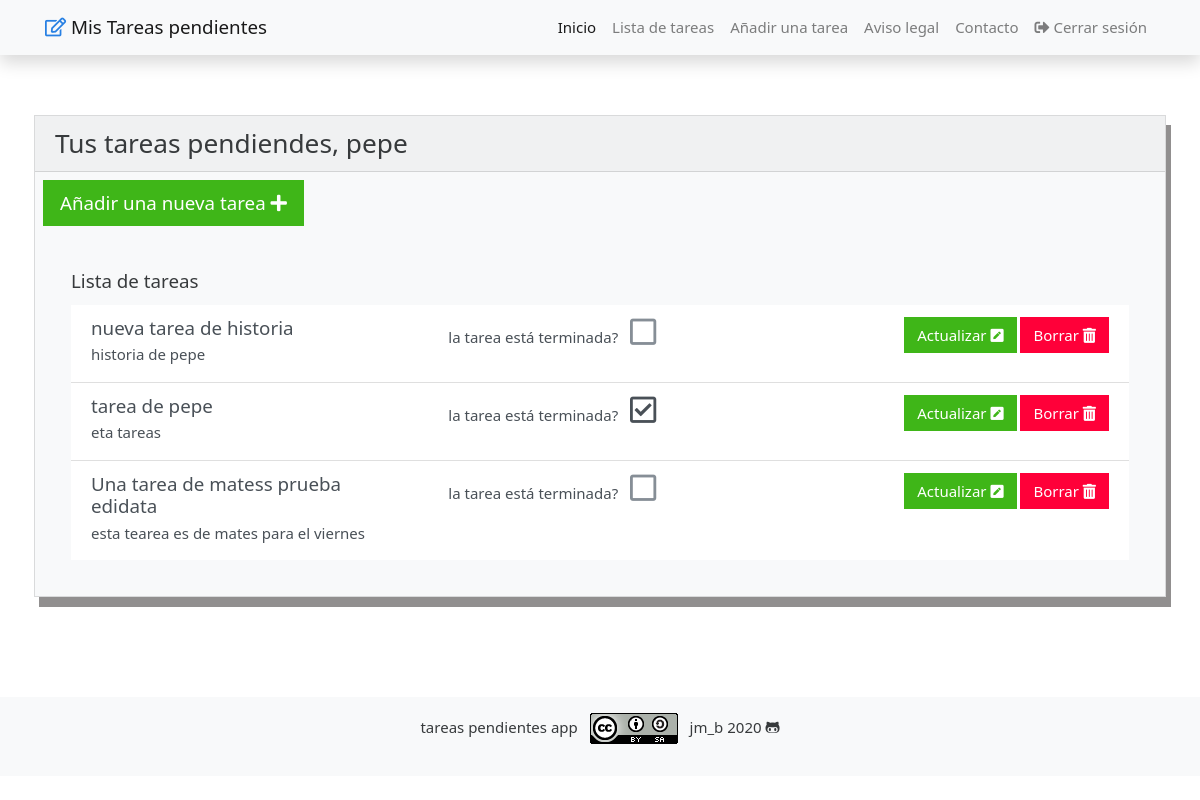
/tareas/lista/ (signed in), run on an earlier commit of the app's database.
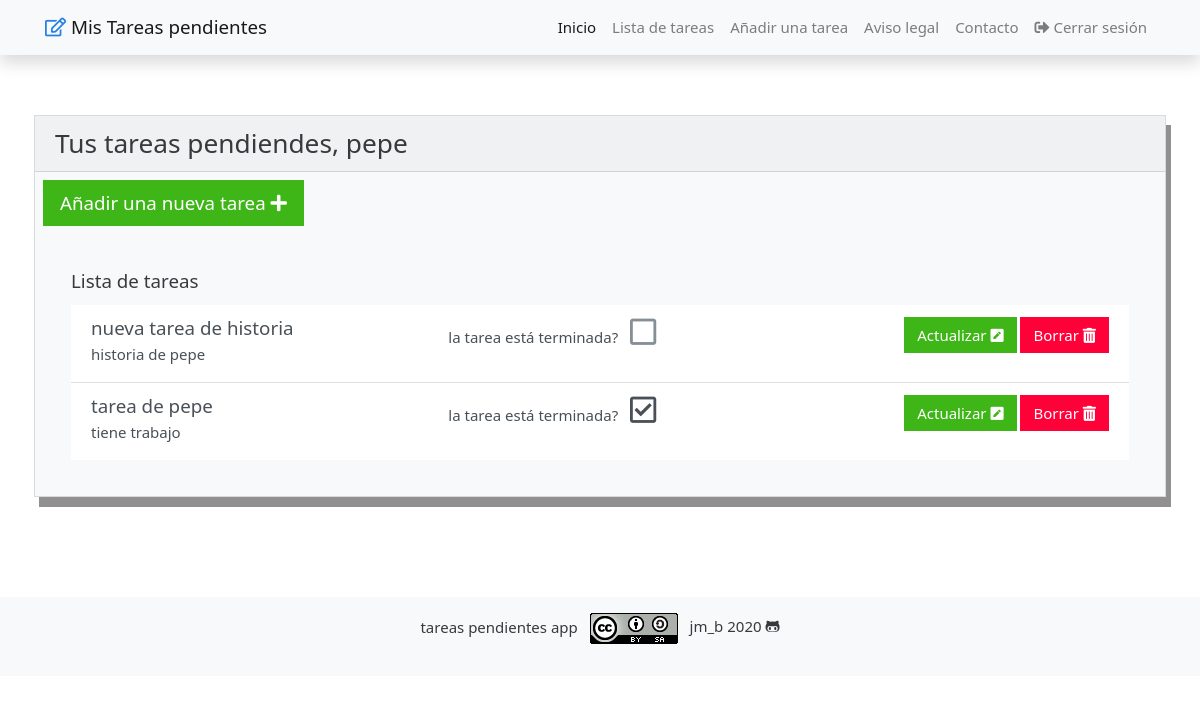
And on a later commit of the database.
### tareas/models.py (models this page shows, shortened)
class Usuario(AbstractUser):
    usuario_id = models.AutoField(primary_key=True)

class Tareas(models.Model):
    objects = None
    nombre = models.CharField(max_length=100)
    descripcion = models.TextField(max_length=300)
    terminado = models.BooleanField(default=False, null=True)
    f_creado = models.DateField(auto_now_add=False, auto_now=False, blank=True, null=True)
    f_entregado = models.DateField(auto_now_add=False, auto_now=False, blank=True, null=True)
    f_final = models.DateField(auto_now_add=False, auto_now=False, blank=True, null=True)
    tipo_tarea = models.ManyToManyField(TipoTarea, help_text="escoger un tipo de tarea")
    asignatura = models.ManyToManyField(Asignatura, help_text="escoger una asignatura")
    usuario = models.ForeignKey(settings.AUTH_USER_MODEL, on_delete=models.SET_DEFAULT, default=0)

### tareas/views.py (the view)
# urls.py: path('lista/', views.lista_tareas, name='lista_tareas'),
@login_required(login_url='login')
def lista_tareas(request):
    form = TaskForm()
    usuario = request.user
    _tareas = Tareas.objects.filter(usuario_id=usuario.usuario_id)
    return render(request, "tareas.html",  {"task_form": form, "tareas": _tareas})

### tareas/templates/tareas.html (shortened to what this page needs)
{% extends 'base.html' %}
{% block navbar %}
  {% include 'partials/navbar.html' %}
{% endblock navbar %}
{% block content %}
{% if tareas %}
  <div class="card mb-5 bg-light">
    <h3 class="card-header">Tus tareas pendiendes, {{request.user.username}}</h3>
    <span class="m-2 ">
      <a  href="{% url 'add_tarea' %}" class="btn btn-lg btn-success text-left" type="button">
        Añadir una nueva tarea
        <i class="fas fa-plus"></i>
      </a>
    </span>
    <div class="card-body m-3">
      <h5 class="card-title">Lista de tareas</h5>
      <ul class="list-group list-group-flush">
      {% for t in tareas %}
        <li class="list-group-item list-group-item-action">
          <div class="row">
            <div class="col-sm-4 ">
              <h5 class="mb-1">{{t.nombre}}</h5>
              <p class="mb-1">{{t.descripcion}}</p>
            </div>
            <div class="col-sm-4">
                 <span class="form-check-label mx-2">la tarea está terminada?</span>
                {% if t.terminado %}
                  <i class="far fa-check-square"  style="font-size: 2em; color: #212529B;"></i>
                {% else %}
                  <i class="far fa-square"  style="font-size: 2em; color: #868e96;"></i>
            </div>
            <div class="col-sm-4">
              <div class="float-right">
                <a href="{% url 'update_tarea' t.id %}" class="btn btn-success">
                  Actualizar
                  <i class="fas fa-pen-square"></i>
                </a>
                <a href="{% url 'delete_tarea' t.id %}" class="btn btn-danger">
                  Borrar
                  <i class="fas fa-trash-alt"></i>
                </a>
              </div>
            </div>
          </div>
        </li>
      </ul>
    </div>
  </div>
{% endblock content %}
{% block footer %}
  {% include 'partials/footer.html' %}
{% endblock footer %}

### tareas/templates/base.html (shortened to what this page needs)
<!DOCTYPE html>
<html lang="en">
<head>
  {% load static %}
  <link rel="stylesheet" href="{% static 'css/bootstrap.css' %}">
  <link rel="stylesheet" href="{% static 'css/all.css' %}">
  <link rel="stylesheet" href="{% static 'css/style.css' %}">
</head>
<body>
{% block navbar %}
{% endblock navbar %}
     <div class="container  p-1">
        {% block content %}
        {% endblock content %}
    </div>
    {% block footer %}
    {% endblock footer %}
</body>
</html>

### tareas/templates/partials/navbar.html (shortened to what this page needs)
{% block navbar %}
<nav class="navbar navbar-expand-lg navbar-light bg-light static-top mb-5 shadow">
  <div class="container">
    <a class="navbar-brand" href="#">
      <i class="far fa-edit text-primary"></i>
      Mis Tareas pendientes
    </a>
    <div class="collapse navbar-collapse" id="navbarResponsive">
      <ul class="navbar-nav ml-auto">
        <li class="nav-item active">
          <a class="nav-link" href="{% url 'index' %}">Inicio
          </a>
        </li>
        <li class="nav-item">
          <a class="nav-link" href="{% url 'lista_tareas' %}">Lista de tareas</a>
        </li>
        <li class="nav-item">
          <a class="nav-link" href="{% url 'add_tarea' %}">Añadir una tarea</a>
        </li>
        <li class="nav-item">
          <a class="nav-link" href="{% url 'aviso_legal' %}">Aviso legal</a>
        </li>
        <li class="nav-item">
          <a class="nav-link" href="{% url 'contacto' %}">Contacto</a>
        </li>
        <li class="nav-item">
          <a class="nav-link" href="{% url 'logout' %}">
            <i class="fas fa-sign-out-alt"></i>
            Cerrar sesión
          </a>
        </li>
      </ul>
    </div>
  </div>
</nav>
{% endblock navbar %}

### tareas/templates/partials/footer.html
{% block footer %}
<footer class="navbar  bg-light text-dark mt-5">
    <div class="footer_div text-center p-2 " style="width:100%;" >
    <p>tareas pendientes app
    <a class="mx-2" rel="license" href="http://creativecommons.org/licenses/by-sa/4.0/"
    target="_blank" >
        <img alt="Licencia Creative Commons" style="border-width:0"
             src="/static/image/88x31.png"/>
    </a>
        <a href="https://github.com/tspeu/app_tareas_py_proyect" target="_blank"
           rel="noreferrer noopener" class="text-dark">
            jm_b 2020
            <i class="fab fa-github-alt"></i>
        </a>
    </p>
    </div>
</footer>
{% endblock footer %}

### tareas/static/css/all.css (style rules this page uses)
.fa,.fab,.fal,.far,.fas { -moz-osx-font-smoothing:grayscale;-webkit-font-smoothing:antialiased;display:inline-block;font-style:normal;font-variant:normal;text-rendering:auto;line-height:1 }
.fa-check-square:before { content:"\f14a" }
.fa-edit:before { content:"\f044" }
.fa-github-alt:before { content:"\f113" }
.fa-pen-square:before { content:"\f14b" }
.fa-plus:before { content:"\f067" }
.fa-sign-out-alt:before { content:"\f2f5" }
.fa-square:before { content:"\f0c8" }
.fa-trash-alt:before { content:"\f2ed" }
.fab { font-family:"Font Awesome 5 Brands" }
.far { font-weight:400 }
.fa,.far,.fas { font-family:"Font Awesome 5 Free" }
.fa,.fas { font-weight:900 }

### tareas/static/css/style.css (style rules this page uses)
body, html { margin: 0; padding: 0; height: 100%; }
footer { z-index:0; }
body { background: url("/static/image/desk_4.jpg") no-repeat center center fixed; -webkit-background-size: cover; -moz-background-size: cover; background-size: cover; -o-background-size: cover; }
.card { box-shadow: 5px 10px #535050a3; }
.footer_div { width:100%; }
@media (min-width: 576px) { .card { margin: 1rem. } }

What changed in the data, as far as the page shows it:
removed Tareas: nombre "Una tarea de matess prueba edidata", descripcion "esta tearea es de mates para el viernes", terminado False (drawn)
changed Tareas "tarea de pepe": descripcion "eta tareas" → "tiene trabajo"
